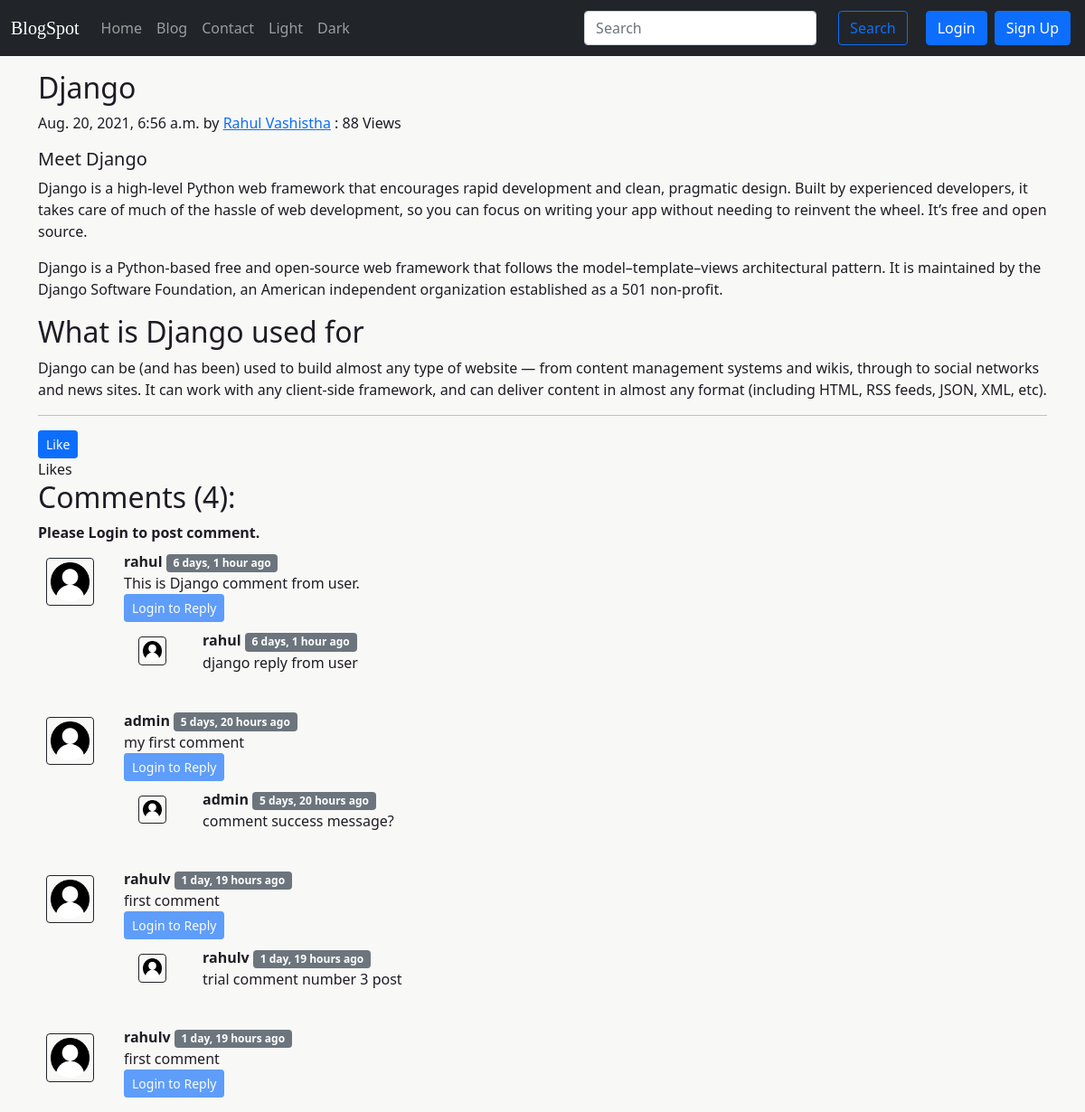
The app's page /blog/django-blogpost with its own data.
### blog/models.py (models this page shows, shortened)
class Post(models.Model):
    sno = models.AutoField(primary_key=True)
    title = models.CharField(max_length=200)
    content = RichTextField()
    author = models.CharField(max_length=40)
    views = models.IntegerField(default=0)
    slug = models.CharField(max_length=140)
    timeStamp = models.DateTimeField(blank=True)

class BlogComment(models.Model):
    sno = models.AutoField(primary_key=True)
    comment = RichTextField()
    user = models.ForeignKey(User, on_delete=models.CASCADE)
    post = models.ForeignKey(Post, on_delete=models.CASCADE)
    parent = models.ForeignKey('self', on_delete=models.CASCADE, null=True)
    timeStamp = models.DateTimeField(default=now)

### blog/views.py (the view)
# urls.py: path('<str:slug>', views.blogPost, name='blogPost'),
def blogPost(request, slug):
    post = Post.objects.filter(slug=slug).first()
    post.views = post.views + 1
    post.save()
    comments = BlogComment.objects.filter(post=post, parent=None)
    replies = BlogComment.objects.filter(post=post).exclude(parent=None)
    replyDict = {}
    for reply in replies:
        if reply.parent.sno not in replyDict.keys():
            replyDict[reply.parent.sno] = [reply]
        else:
            replyDict[reply.parent.sno].append(reply)
    context = {'post': post, 'comments': comments, 'user': request.user, 'replyDict': replyDict}
    return render(request, 'blog/blogPost.html', context)

### blog/templatetags/extras.py (called while the page is built)
@register.filter(name='get_reply')
def get_reply(dict, key):
    return dict.get(key)

### templates/blog/blogPost.html (shortened to what this page needs)
{% extends "base.html" %}
{% block body %}
{% load humanize %}
{% load extras %}
{% load static %}
<div class="container my-3">
  <article class="blog-post">
    <h2 class="blog-post-title">{{post.title}}</h2>
    <p class="blog-post-meta">
      {{post.timeStamp}} by <a href="/about">{{post.author}}</a>
      <span> : {{post.views}} Views</span>
    </p>
    <p>{{post.content|safe}}</p>
    <hr />
  </article>
</div>
<div class="container">
    <form action="" method="POST">
    <button type="submit", name="like", value="like", class="btn btn-primary btn-sm"> Like</button>
    <br>
    <span>Likes</span>
  </form>
</div>
<div class="container">
  <h2>Comments ({{comments.count}}):</h2>
  <div class="my-2">
  {% if user.is_authenticated %}
    <form action="/blog/postComment" method="post">
    {% csrf_token %}
    <div class="form-group mb-3">
      <textarea class="form-control" name="comment" placeholder="Write your comment here" cols="10" rows="3"></textarea>
    </div>
    <input type="hidden" name="postSno" id="postSno" value="{{post.sno}}" />
    <input type="hidden" name="parentSno" id="parentSno" value="" />
    <button type="submit" class="btn btn-primary">Post</button>
    </form>
  {% else %}
  <b>Please Login to post comment.</b>
  {% endif %}
  </div>
  {% for comment in comments %}
  <div class="row my-2">
    <div class="col-md-1">
      <img class="rounded mx-auto d-block w-75 p-1 border border-dark my-2" src="/static/img/user.png" alt="user">
    </div>
    <div class="col-md-11">
      <b>{{comment.user.username}} </b><span class="badge bg-secondary">{{comment.timeStamp | naturaltime}}</span>
      <div> {{comment.comment}} </div>
      <div class="reply">
        {% if user.is_authenticated %}
          <button class="btn btn-primary btn-sm" type="button" data-bs-toggle="collapse" data-bs-target="#replybox{{comment.sno}}" aria-expanded="false" aria-controls="replybox{{comment.sno}}">Reply</button>
          <div class="collapse" id="replybox{{comment.sno}}">
            <div class="card card-body my-2">
              <form action="/blog/postComment" method="post">
                {% csrf_token %}
              <div class="form-group mb-3">
                <textarea class="form-control" name="comment" placeholder="Reply here" cols="10" rows="3"></textarea>
                <input type="hidden" name="parentSno" id="parentSno" value="{{comment.sno}}" />
              </div>
              <input type="hidden" name="postSno" id="postSno" value="{{post.sno}}" />
              <button type="submit" class="btn btn-primary">Comment</button>
              </form>
            </div>
          </div>
        {% else %}
          <button class="btn btn-primary btn-sm" type="button" data-bs-toggle="collapse" data-bs-target="#replybox{{comment.sno}}" aria-expanded="false" aria-controls="replybox{{comment.sno}}" disabled>Login to Reply</button>
        {% endif %}
        <div class="replies my-2">
          {% for reply in replyDict|get_reply:comment.sno %}
            <div class="row my-1">
              <div class="col-md-1">
                <img class="rounded mx-auto d-block w-50 p-1 border border-dark my-2" src="/static/img/user.png" alt="user">
              </div>
              <div class="col-md-11">
                <b>{{comment.user.username}} </b><span class="badge bg-secondary">{{comment.timeStamp | naturaltime}}</span>
                <div> {{reply.comment}} </div>
                <br>
              </div>
            </div>
          {% endfor %}
        </div>
      </div>
    </div>
  </div>
  {% endfor %}
</div>
{% endblock body %}

### static/style.css (style rules this page uses)
body { background-color: var(--bg); }

### static/light.css (style rules this page uses)
body { background-color: #F8F8F6; color: #1F1B24; }

### records on screen
Post: title "Django", timeStamp "Aug. 20, 2021, 6:56 a.m.", author "Rahul Vashistha", views "88", content "Meet Django Django is a high-level Python web framework that encourages rapid development and clean, pragmatic design. Built by experienced developers, it takes care of much of the hassle of web development, so you can focus on writing your app without needing to reinvent the wheel. It’s free and open source. Django is a Python-based free and open-source web framework that follows the model–template–views architectural pattern. It is maintained by the Django Software Foundation, an American independent organization established as a 501 non-profit. What is Django used for Django can be (and has been) used to build almost any type of website — from content management systems and wikis,…"
BlogComment: user.username "rahul", timeStamp "6 days, 1 hour ago", comment "This is Django comment from user."
BlogComment: comment "django reply from user"
BlogComment: user.username "admin", timeStamp "5 days, 20 hours ago", comment "my first comment"
BlogComment: comment "comment success message?"
BlogComment: user.username "rahulv", timeStamp "1 day, 19 hours ago", comment "first comment"
BlogComment: comment "trial comment number 3 post"
BlogComment: user.username "rahulv", timeStamp "1 day, 19 hours ago", comment "first comment"

### other values on screen
{{ comments.count }} "4"
